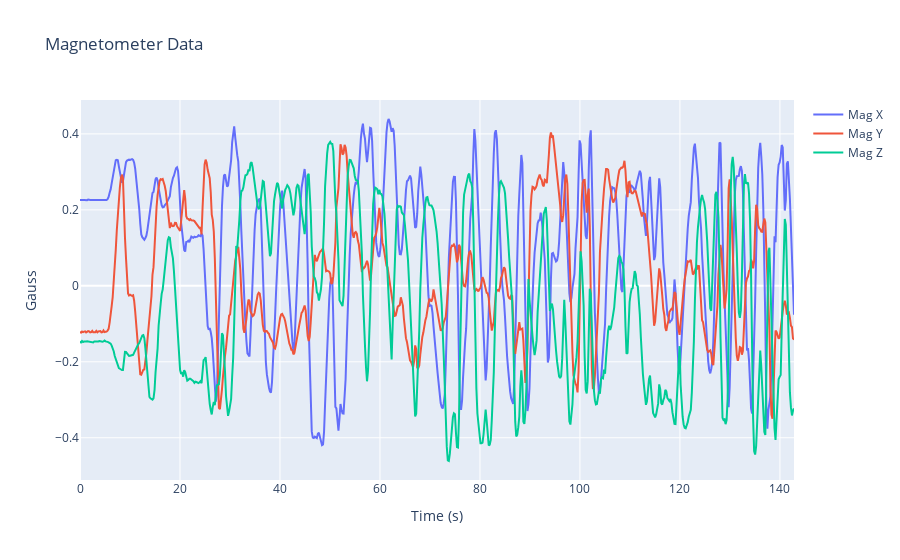

This figure's notebook cell:
### Code cell
# Create time column
df['time_sec'] = (df['timestamp_ms'] - df['timestamp_ms'].iloc[0]) / 1000.0

# Simple 2D line plot
fig = go.Figure()
fig.add_trace(go.Scatter(x=df['time_sec'], y=df['mx_raw_gauss'], name='Mag X'))
fig.add_trace(go.Scatter(x=df['time_sec'], y=df['my_raw_gauss'], name='Mag Y'))
fig.add_trace(go.Scatter(x=df['time_sec'], y=df['mz_raw_gauss'], name='Mag Z'))
fig.update_layout(title='Magnetometer Data', xaxis_title='Time (s)', yaxis_title='Gauss')
fig.show()

### Figure 1 — Plotly figure (JSON) as saved in the notebook; plotly's stock layout.template omitted (floating-point values rounded to 4 significant figures; data arrays with more than 128 entries replaced by an {"elided": "..."} marker saying what was removed)
{"data": [{"name": "Mag X", "type": "scatter", "x": {"elided": "700 float values"}, "y": {"elided": "700 float values"}}, {"name": "Mag Y", "type": "scatter", "x": {"elided": "700 float values"}, "y": {"elided": "700 float values"}}, {"name": "Mag Z", "type": "scatter", "x": {"elided": "700 float values"}, "y": {"elided": "700 float values"}}], "layout": {"title": {"text": "Magnetometer Data"}, "xaxis": {"title": {"text": "Time (s)"}}, "yaxis": {"title": {"text": "Gauss"}}}}
